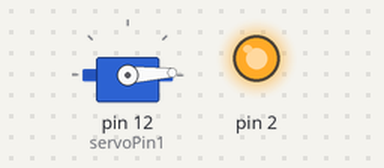
Bench run of a sketch on a simulated Arduino Uno, built with avr-gcc and run on an emulated ATmega328P. Shown: servo, output pins drawn as LEDs (lit = HIGH).

Above: at 0.05 s.
At 1.05 s:
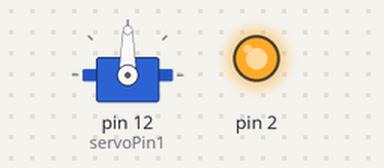
At 2.15 s:
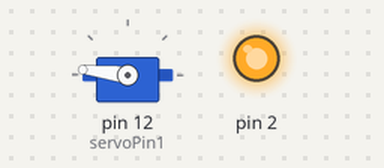
At 4.3 s:
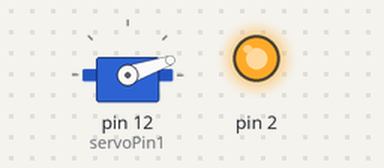
Timing chart, 0 to 5.8 s (numbered marks = the images above):
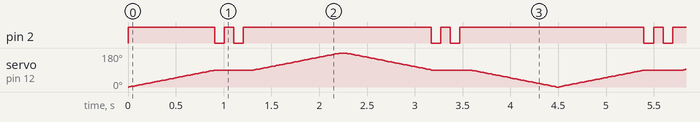

The sketch:

servo.ino
```cpp
#include <Servo.h>
int servoPin1=12;
Servo myservo1;
void setup() {
  pinMode(2,OUTPUT);
  myservo1.attach(servoPin1);
}

void loop() {
  for(int i=0; i<=180; i++){
    myservo1.write(i);
    if (i==90){

      digitalWrite(2,LOW);
      delay(100);
      digitalWrite(2,HIGH);
      delay(100);
      digitalWrite(2,LOW);
      delay(100);
      digitalWrite(2,HIGH);
      delay(100);
    }
    else{
      digitalWrite(2,HIGH);
    }
    delay(10);

  }
  delay(40);
  for(int j=180; j>=0; j--){
    myservo1.write(j);
    if (j==90){

      digitalWrite(2,LOW);
      delay(100);
      digitalWrite(2,HIGH);
      delay(100);
      digitalWrite(2,LOW);
      delay(100);
      digitalWrite(2,HIGH);
      delay(100);
    }
    else{
      digitalWrite(2,HIGH);
    }

    delay(10);
  }

}
```

Measured:
- by itself, pin 2: repeats every 2.3 s: LOW 0.10 s, HIGH 0.10 s, LOW 0.10 s, HIGH 2.0 s
